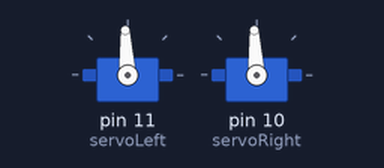
Recording of a sketch running on a simulated Arduino Uno, built with avr-gcc and run on an emulated ATmega328P. On the bench: 2 × servo. What the sketch prints to the serial monitor is not drawn.

Above: at 0.1 s.
Timing chart, 0 to 9.5 s (numbered marks = the images above):
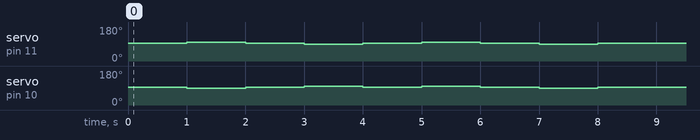

The sketch:

Ch3Activity2_Retest_Servos.ino
```cpp
#include <Servo.h>

Servo servoLeft;
Servo servoRight;

void setup() {
  // put your setup code here, to run once:
  Serial.begin(9600);

  servoLeft.attach(11);
  servoRight.attach(10);

  Serial.println("Stop the servos for 1 second.");
  servoLeft.writeMicroseconds(1500);
  servoRight.writeMicroseconds(1500);
  delay(1000);

/////////////////////////////////////////////////////////
  Serial.println("Move forward for 1 second.");
  servoLeft.writeMicroseconds(1550);    //counter-clockwise
  servoRight.writeMicroseconds(1450);   //clockwise
  delay(1000);

/////////////////////////////////////////////////////////
  Serial.println("Stop the servos for 1 second.");
  servoLeft.writeMicroseconds(1500);
  servoRight.writeMicroseconds(1500);
  delay(1000);

 /////////////////////////////////////////////////////////
  Serial.println("Move backward for 1 second.");
  servoLeft.writeMicroseconds(1450);    //clockwise
  servoRight.writeMicroseconds(1550);   //counter-clockwise
  delay(1000);

/////////////////////////////////////////////////////////
  Serial.println("Stop the servos for 1 second.");
  servoLeft.writeMicroseconds(1500);
  servoRight.writeMicroseconds(1500);
  delay(1000);

/////////////////////////////////////////////////////////
  Serial.println("Spin Right");
  servoLeft.writeMicroseconds(1550);    //counter-clockwise
  servoRight.writeMicroseconds(1550);   //counter-clockwise
  delay(1000);

/////////////////////////////////////////////////////////
  Serial.println("Stop the servos for 1 second.");
  servoLeft.writeMicroseconds(1500);
  servoRight.writeMicroseconds(1500);
  delay(1000);


/////////////////////////////////////////////////////////
  Serial.println("Spin Left");
  servoLeft.writeMicroseconds(1450);    //counter-clockwise
  servoRight.writeMicroseconds(1450);   //counter-clockwise
  delay(1000);

/////////////////////////////////////////////////////////
  Serial.println("Stop the servos for 1 second.");
  servoLeft.writeMicroseconds(1500);
  servoRight.writeMicroseconds(1500);
  delay(1000);
}

void loop() {
  // put your main code here, to run repeatedly:

}
```
